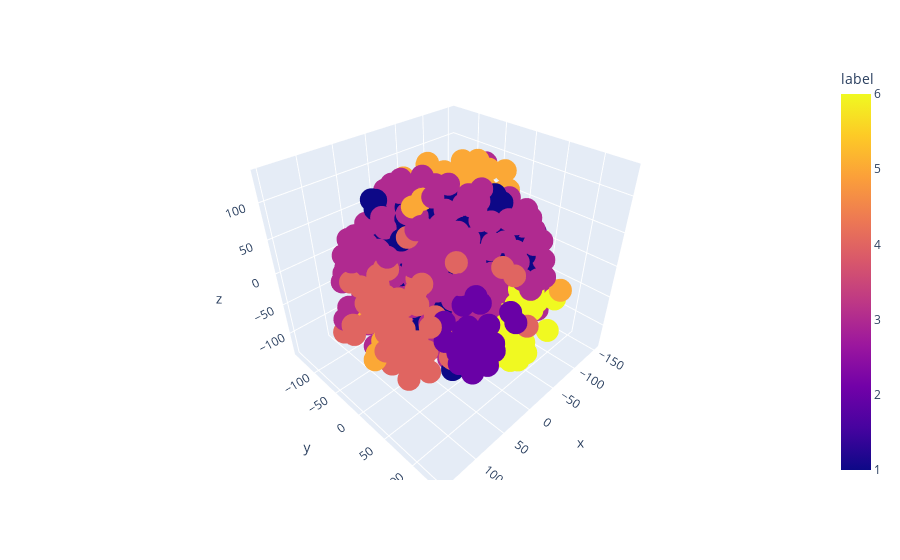

Notebook code for this chart:
### Code cell
# TSNE visualization
strings = df_final['Map Data'].to_numpy()
tsne = TSNE(n_components=3, random_state=42, verbose=2, perplexity=55, n_iter=2500)
x_3d = tsne.fit_transform(scaled_embeddings)

df = pd.DataFrame({
    'x': x_3d[:, 0],
    'y': x_3d[:, 1],
    'z': x_3d[:, 2],
    'label': y_kmeans[:x_3d.shape[0]] + 1,
    'strings': strings[:x_3d.shape[0]]
})
# Plot
color_sequence = px.colors.qualitative.Plotly
fig = px.scatter_3d(df, x='x', y='y', z='z', 
                    color='label', 
                    color_discrete_sequence=color_sequence,
                    hover_data={'strings': True})
fig.show()

### Figure 1 — Plotly figure (JSON) as saved in the notebook; plotly's stock layout.template omitted (floating-point values rounded to 4 significant figures; data arrays with more than 128 entries replaced by an {"elided": "..."} marker saying what was removed)
{"data": [{"customdata": {"elided": "814x1 str values"}, "hovertemplate": "x=%{x}<br>y=%{y}<br>z=%{z}<br>strings=%{customdata[0]}<br>label=%{marker.color}<extra></extra>", "legendgroup": "", "marker": {"color": {"elided": "814 int values"}, "coloraxis": "coloraxis", "symbol": "circle"}, "mode": "markers", "name": "", "scene": "scene", "showlegend": false, "type": "scatter3d", "x": {"elided": "814 float values"}, "y": {"elided": "814 float values"}, "z": {"elided": "814 float values"}}], "layout": {"coloraxis": {"colorbar": {"title": {"text": "label"}}, "colorscale": [[0, "#0d0887"], [0.1111, "#46039f"], [0.2222, "#7201a8"], [0.3333, "#9c179e"], [0.4444, "#bd3786"], [0.5556, "#d8576b"], [0.6667, "#ed7953"], [0.7778, "#fb9f3a"], [0.8889, "#fdca26"], [1, "#f0f921"]]}, "legend": {"tracegroupgap": 0}, "margin": {"t": 60}, "scene": {"domain": {"x": [0, 1], "y": [0, 1]}, "xaxis": {"title": {"text": "x"}}, "yaxis": {"title": {"text": "y"}}, "zaxis": {"title": {"text": "z"}}}}}
